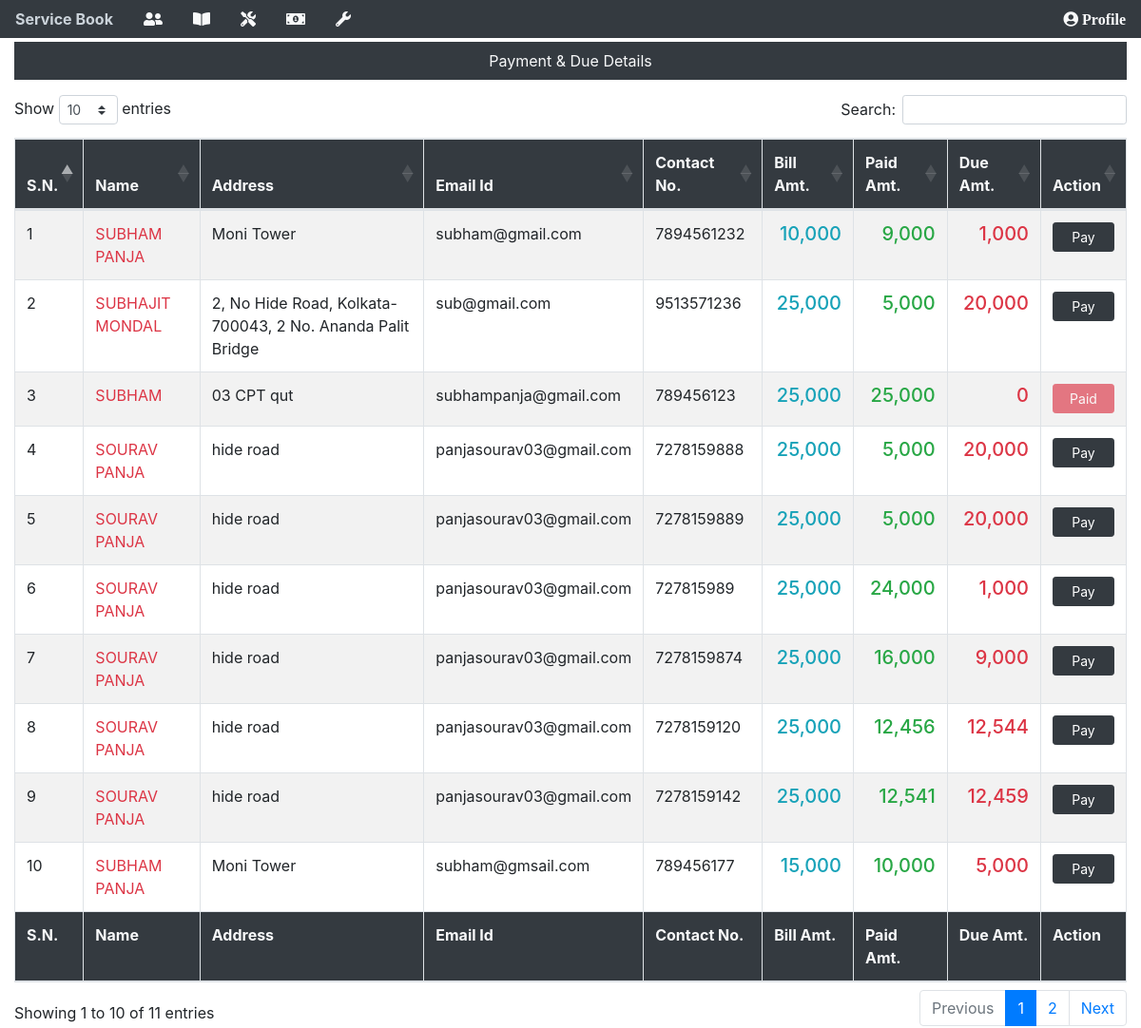
Page /details (signed in) on the earlier database version.
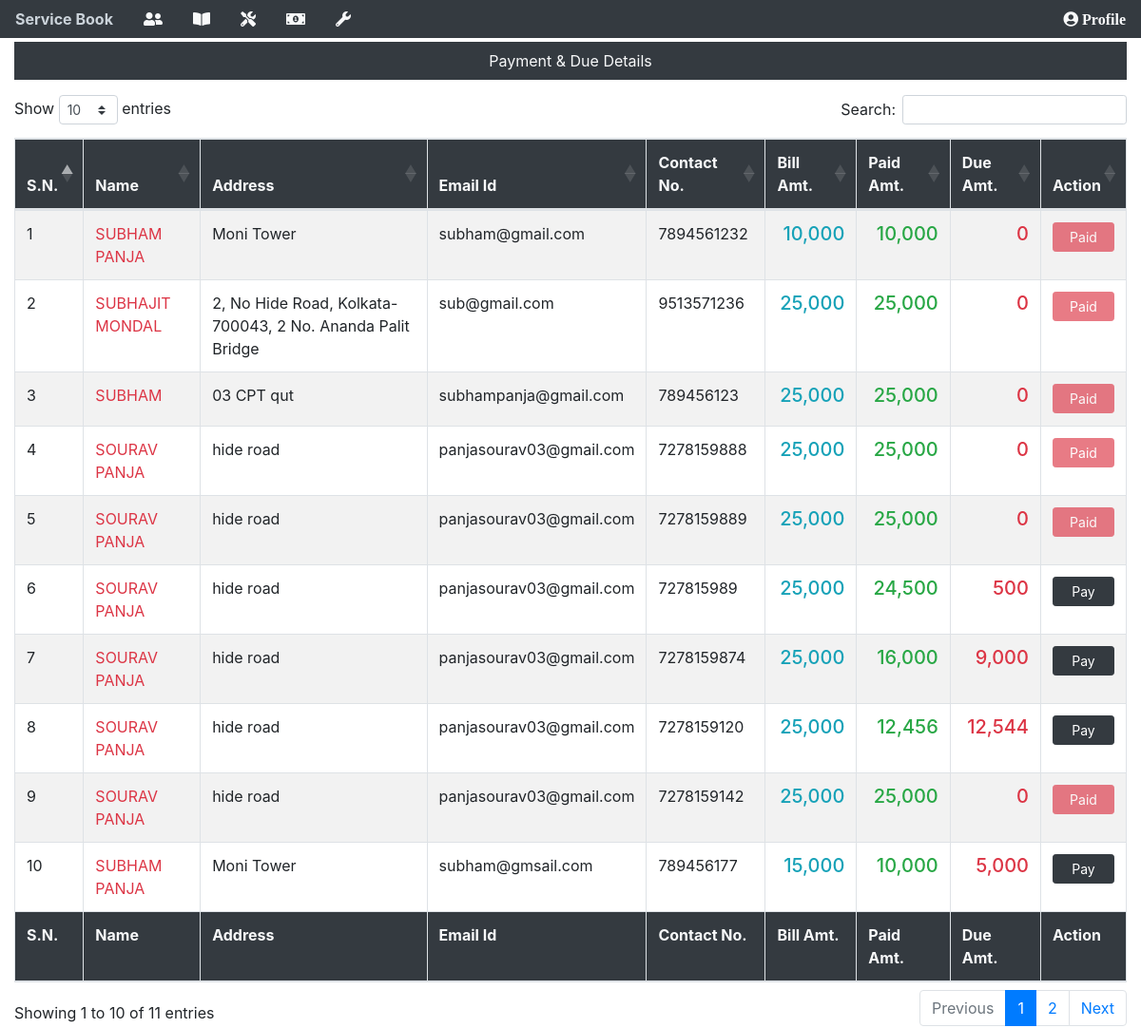
Same page on the later database version.
### app/models.py (models this page shows, shortened)
class customerDetails(models.Model):
    custimerId = models.AutoField(primary_key=True)
    name = models.CharField(max_length=100)
    address = models.CharField(max_length=100, null=True)
    phoneNo = models.CharField(max_length=100, unique=True)
    email = models.EmailField(null=True)
    service = models.CharField(max_length=10, null=True, blank=True)
    emi = models.CharField(max_length=10, null=True, blank=True)
    modelNameOne = models.CharField(max_length=100)
    quantityOne = models.CharField(max_length=2, null=True)
    modelNoOne = models.CharField(max_length=100)
    modelNameTwo = models.CharField(max_length=100, blank=True)
    quantityTwo = models.CharField(max_length=2, null=True, blank=True)
    modelNoTwo = models.CharField(max_length=100, blank=True)
    purchaseDate = models.DateField(auto_now=False, auto_now_add=False)
    totalAmount = models.IntegerField()
    advanceAmount = models.IntegerField()
    dueAmount = models.IntegerField(null=True)
    def amount_due(self): #for due amount
        payable = self.totalAmount
        paid = self.total_paid_amount()
        return payable - paid
    def total_paid_amount(self): #for total paid amount
        tt = self.advanceAmount
        ap = self.amount_paid()
        return tt + ap
    def amount_paid(self): #for paymennt
        items = paymentOnEmi.objects.filter(refNo=self.custimerId)
        total = 0
        for item in items:
            total += item.paidAmount
        return total

class paymentOnEmi(models.Model):
    refNo = models.IntegerField()
    paidAmount = models.IntegerField()
    paymentDate = models.DateField(auto_now=False, auto_now_add=False)
    cashCheque = models.CharField(max_length=100, null=True)
    chequeNo = models.CharField(max_length=10, null=True, blank=True)

### app/views.py (the view)
# urls.py: path('details', views.details, name="details"),
@login_required(login_url="/login")
def details(request):
    fmm = customerDetails.objects.all() #fmm is normal variable
    return render(request, "details.html", {"fmm": fmm})

### templates/details.html (shortened to what this page needs)
{% include "base.html" %}
{% load humanize %}
{% block content %}
<div class="container-fluid">
  <div class="bg-dark mt-1">
    <p class="nav-link text-light text-center">Payment & Due Details</p>
  </div>
  <div class="row">
    <div class="col">
      <table id="example" class="table table-striped table-bordered" style="width:100%">
        <thead class="bg-dark text-light">
          <tr>
            <th>S.N.</th>
            <th>Name</th>
            <th>Address</th>
            <th>Email Id</th>
            <th>Contact No.</th>
            <th>Bill Amt.</th>
            <th>Paid Amt.</th>
            <th>Due Amt.</th>
            <th>Action</th>
          </tr>
        </thead>
        <tbody>
          {% for f in fmm %}
          <tr>
            <td>{{forloop.counter}}</td>
            <td> <a href="{% url 'iddetails' f.custimerId %}" class="text-danger">{{f.name | upper }}</a></td>
            <td>{{f.address}}</td>
            <td>{{f.email}}</td>
            <td>{{f.phoneNo}}</td>
            <td>
              <h5 class="text-info text-right">{{f.totalAmount | intcomma}}</h5>
            </td>
            <td>
              <h5 class="text-success text-right">{{f.total_paid_amount | intcomma}}</h5>
            </td>
            <td>
              <h5 class="text-danger text-right">{{f.amount_due | intcomma}}</h5>
            </td>
            {% if f.totalAmount == f.total_paid_amount %}
              <td><a href="{% url 'paymentPage' f.custimerId %}" class="btn btn-danger btn-sm w-100 disabled" >Paid</a></td>
            {% else %}
              <td><a href="{% url 'paymentPage' f.custimerId %}" class="btn btn-dark btn-sm w-100">Pay</a></td>
            {% endif %}
          </tr>
          {% endfor %}
        </tbody>
        <tfoot class="bg-dark text-light">
          <tr>
            <th>S.N.</th>
            <th>Name</th>
            <th>Address</th>
            <th>Email Id</th>
            <th>Contact No.</th>
            <th>Bill Amt.</th>
            <th>Paid Amt.</th>
            <th>Due Amt.</th>
            <th>Action</th>
          </tr>
        </tfoot>
      </table>
    </div>
  </div>
</div>
{% endblock content %}

Differences in the rows shown:
changed customerDetails "subham@gmail.com": total_paid_amount "9,000" → "10,000"; amount_due "1,000" → "0"; text "Pay" → "Paid"
computed for customerDetails "SUBHAJIT MONDAL": total_paid_amount "5,000" → "25,000"; amount_due "20,000" → "0"; text "Pay" → "Paid"
changed customerDetails (number 4 of 10 on the later page): total_paid_amount "5,000" → "25,000"; amount_due "20,000" → "0"; text "Pay" → "Paid"
changed customerDetails (number 5 of 10 on the later page): total_paid_amount "5,000" → "25,000"; amount_due "20,000" → "0"; text "Pay" → "Paid"
computed for customerDetails (number 6 of 10 on the later page): total_paid_amount "24,000" → "24,500"; amount_due "1,000" → "500"
computed for customerDetails (number 9 of 10 on the later page): total_paid_amount "12,541" → "25,000"; amount_due "12,459" → "0"; text "Pay" → "Paid"
